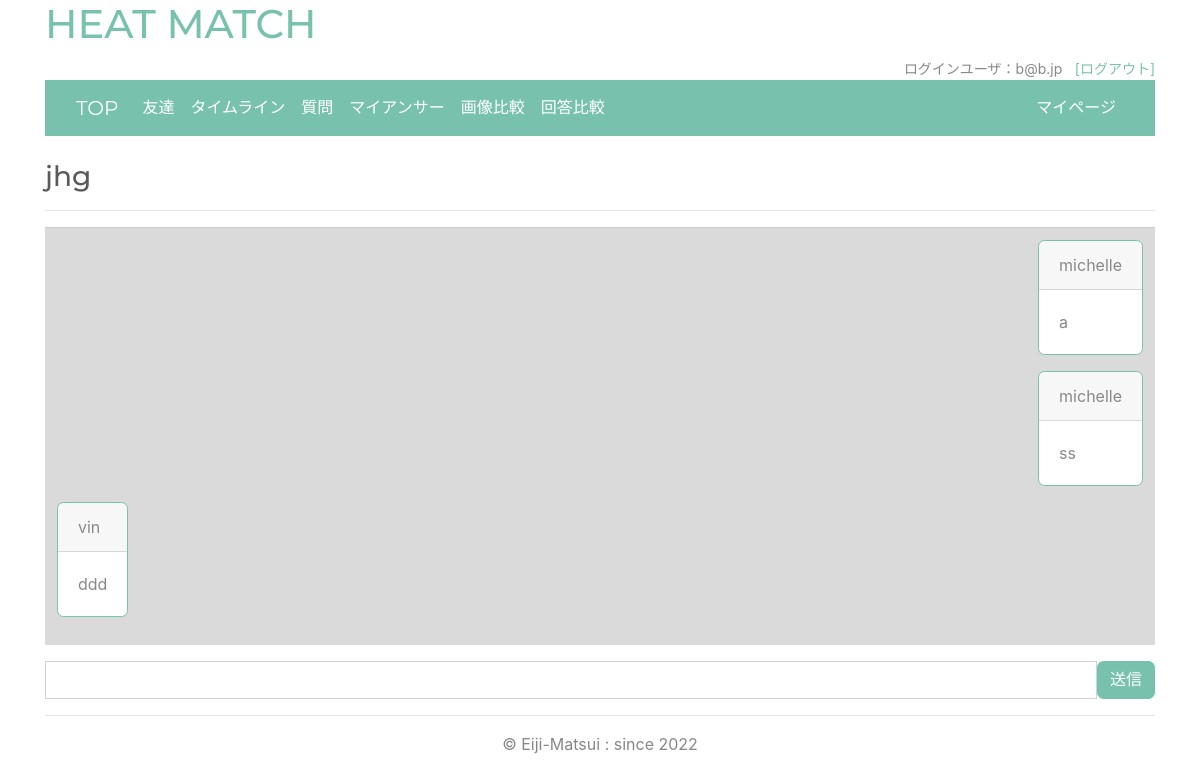
The app's page /friend/message_group/21 (signed in) with its own data.
### accounts/models.py (models this page shows, shortened)
class CustomUser(AbstractUser):
    email = models.EmailField(_("email address"),
        unique=True,
        blank=True)
    EMAIL_FIELD = "email"
    USERNAME_FIELD = "email"
    REQUIRED_FIELDS = ["username"]

class Profile(models.Model):
    user = models.OneToOneField(CustomUser,on_delete=models.CASCADE,related_name='profile_user')
    nickname = models.CharField(max_length=32,blank=True,null=True,default="名無し")
    image = models.ImageField(upload_to='img/',blank=True,null=True)
    gender = models.CharField(max_length=3,choices=gender_choice,blank=True,null=True)
    age = models.IntegerField(blank=True,null=True)
    short_msg = models.CharField(max_length=32,blank=True,null=True,default="一言メッセージ")
    comment = models.TextField(max_length=600,blank=True,null=True)
    create_date = models.DateTimeField(auto_now_add=True,editable=False)
    delete_date = models.DateTimeField(blank=True,null=True,editable=False)

### friend/models.py (models this page shows, shortened)
class Room(models.Model):
    name = models.CharField(max_length=255,blank=True,null=True)
    create_date = models.DateTimeField(auto_now_add=True,editable=False)
    def __str__(self):
        return self.name

class Message(models.Model):
    room = models.ForeignKey(Room,on_delete=models.CASCADE,related_name='room_messages')
    user = models.ForeignKey(Profile,on_delete=models.CASCADE,related_name='sender')
    msg = models.TextField(blank=True,null=True)
    create_date = models.DateTimeField(auto_now_add=True,editable=False)

### friend/views.py (the view, shortened to what this page needs)
# urls.py: path('message_group/<int:num>', views.MessageGroupView.as_view(), name='message_group'),
class MessageGroupView(LoginRequiredMixin, TemplateView):
    template_name = 'friend/message_group.html'
    def get_context_data(self,**kwargs):
        context = super().get_context_data(**kwargs)
        r_id = self.kwargs['num']
        user = Profile.objects.get(user=self.request.user)
        context['user'] = user
        room = Room.objects.get(id=r_id)
        context['room'] = room
        context['messages'] = Message.objects.filter(room=context['room'])
        return context

### templates/friend/message_group.html (shortened to what this page needs)
{% extends 'base.html' %}
{% block content %}
<h3>{{room}}</h3>
<hr>
<table class="table ">
  <tr class="table-active">
    <td>
      {% for m in messages %}
      {% if m.user.id == request.user.id %}
      <div class="clearfix">
        <div class="card border-primary mb-3 float-right" style="max-width: 30rem;">
          <div class="card-header">{{m.user.nickname}}</div>
          <div class="card-body">
            <p class="card-text">{{m.msg}}</p>
          </div>
        </div>
      </div>
      {% else %}
      <div class="clearfix">
        <div class="card border-primary mb-3 float-left" style="max-width: 30rem;">
          <div class="card-header">{{m.user.nickname}}</div>
          <div class="card-body">
            <p class="card-text">{{m.msg}}</p>
          </div>
        </div>
      </div>
      {% endif %}
      {% endfor %}
    </td>
  </tr>
</table>
<form action="" method="POST">
  <div class="input-group mb-3">
    <input type="text" class="form-control" name="content" />
    <button class="btn btn-primary" type="submit" name="send">送信</button>
  </div>
</form>
{% endblock %}

### templates/base.html (shortened to what this page needs)
{% load static %}
<!DOCTYPE html>
<html lang="ja">
  <head>
    <link
      rel="stylesheet"
      href="https://cdn.jsdelivr.net/npm/bootswatch@4.5.2/dist/minty/bootstrap.min.css"
    />
  </head>
  <body class="container">
    <header>
      <h1 class="title"><a class="" href="{% url 'index' %}">HEAT MATCH</a></h1>
      {% if request.user.is_authenticated %}
      <div class="text-right ">
        <ul class="list-inline my-sm-0">
          <li class="list-inline-item small">ログインユーザ：{{ request.user }}</li>
          <li class="list-inline-item small"><a class="" href="{% url 'logout' %}">[ログアウト]</a></li>
        </ul>
      </div>
      {% else %}
      <span class="text-right"><p></p></span>
      {% endif %}
      <nav class="navbar navbar-expand-lg navbar-dark bg-primary">
        <div class="container-fluid">
          <a class="navbar-brand" href="{% url 'index' %}">TOP</a>
          {% if request.user.is_authenticated %}
            <ul class="navbar-nav mr-auto">
              <li class="nav-item active">
                <a class="nav-link" href="{% url 'friends' request.user.id %}">友達</a>
              </li>
              <li class="nav-item active">
                <a class="nav-link" href="{% url 'posts' %}">タイムライン</a>
              </li>
              <li class="nav-item active">
                <a class="nav-link" href="{% url 'question' %}">質問</a>
              </li>
              <li class="nav-item active">
                <a class="nav-link" href="{% url 'myanswer' request.user.id %}">マイアンサー</a>
              </li>
              <li class="nav-item active">
                <a class="nav-link" href="{% url 'comparison' request.user.id %}">画像比較</a>
              </li>
              <li class="nav-item active">
                <a class="nav-link" href="{% url 'graphcomp' request.user.id %}">回答比較</a>
              </li>
            </ul>
            <ul class="navbar-nav">
              <li class="nav-item active">
                <a class="nav-link" href="{% url 'mypage' request.user.id %}">マイページ</a>
              </li>
            </ul>
          </div>
        {% endif %}
      </nav>
    </header>
  </body>
  <br />
  {% block content %} {% endblock %}
  <footer>
    <hr>
    <div class="text-center">
      <p>&copy; Eiji-Matsui : since 2022</p>
    </div>
  </footer>
</html>

### records on screen
CustomUser: user "b@b.jp"
Room: name "jhg"
Message: user.nickname "michelle", msg "a"
Message: user.nickname "michelle", msg "ss"
Message: user.nickname "vin", msg "ddd"
